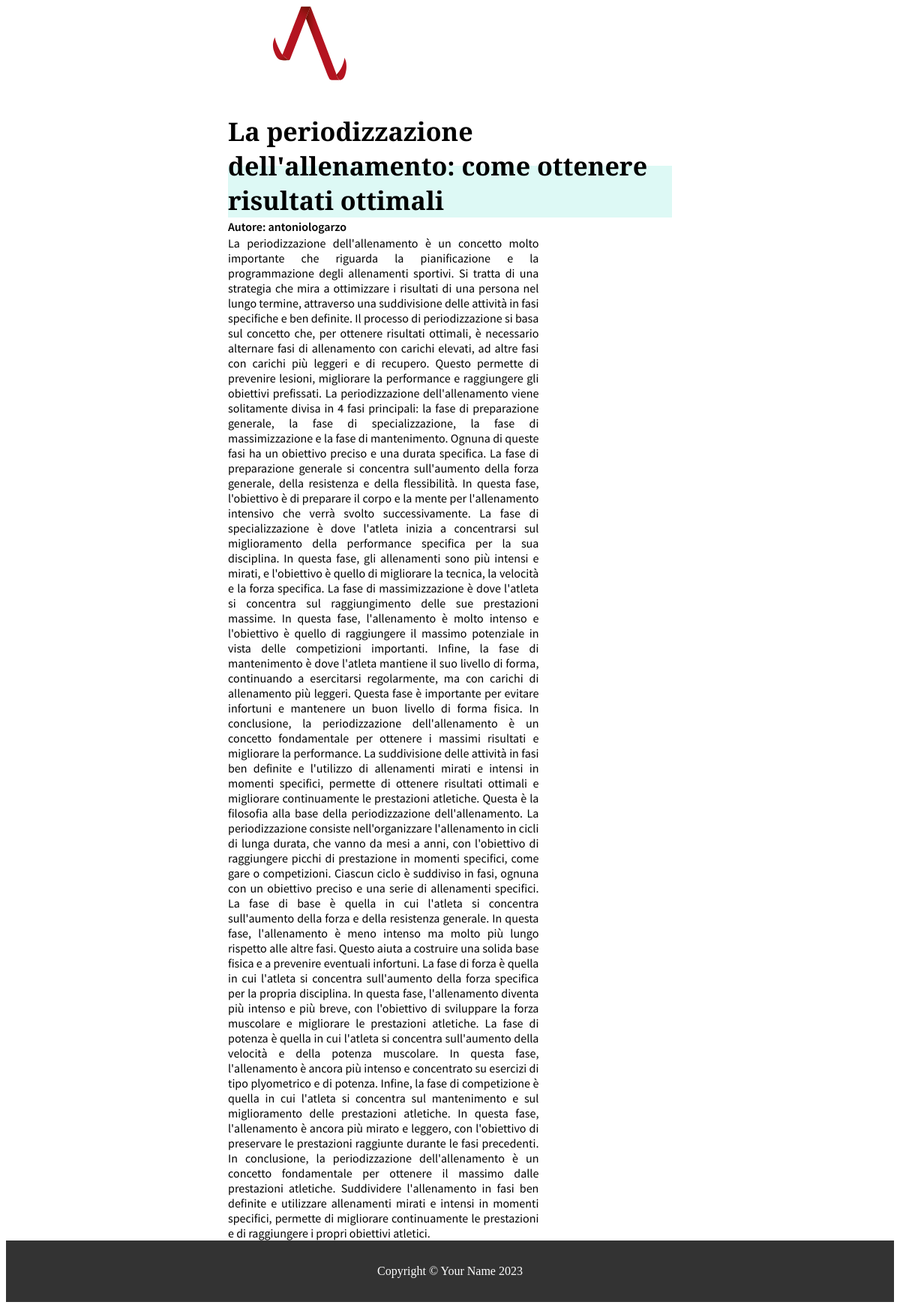
The app's page /article/periodizzazione-allenamento-intensita-allenamenti/ with its own data.
### blog/models.py (models this page shows, shortened)
class Post(models.Model):
    title = models.CharField(max_length=200, unique=True)
    slug = models.SlugField(max_length=200, unique=True)
    author = models.ForeignKey(User, on_delete= models.CASCADE,related_name='blog_posts')
    updated_on = models.DateTimeField(auto_now= True)
    content = models.TextField()
    created_on = models.DateTimeField(auto_now_add=True)
    status = models.IntegerField(choices=STATUS, default=0)
    tags = TaggableManager()
    class Meta:
        ordering = ['-created_on']

### blog/views.py (the view)
# urls.py: path('article/<slug:slug>/', views.PostDetail.as_view(), name='post_detail'),
class PostDetail(generic.DetailView):
    model = Post
    template_name = 'article.html'

### template/article.html (shortened to what this page needs)
{% extends 'base.html' %} {% load static %}
{% block content %}
<div class="corpse">
    <div class="title">{{post.title}}</div>
    <div class="subtitle_meta">Autore: {{post.author}}</div>
        <div class="content">{{post.content | safe}}
        </div>
</div>
{%endblock%}

### blog/static/blog/css/main.css (style rules this page uses)
body { background-color: #FFF; display: flex; flex-direction: column; }
.corpse { width: 50%; margin: 0 auto; display: grid; }
.title { font-family: 'Playfair Display', serif; font-weight: 600;; font-size: 34px; width: fit-content; background-image: linear-gradient(0deg,#ddf9f5 50%,transparent 50%); }
.subtitle_meta { font-family: 'Source Sans Pro', sans-serif; font-size: 16px; font-weight: 600; height: auto; line-height: 1.5em; }
.content { font-family: 'Source Sans Pro', sans-serif; font-size: 16px; width: 70%; text-align: justify; }

### records on screen
Post: title "La periodizzazione dell'allenamento: come ottenere risultati ottimali", author "antoniologarzo", content "La periodizzazione dell'allenamento è un concetto molto importante che riguarda la pianificazione e la programmazione degli allenamenti sportivi. Si tratta di una strategia che mira a ottimizzare i risultati di una persona nel lungo termine, attraverso una suddivisione delle attività in fasi specifiche e ben definite. Il processo di periodizzazione si basa sul concetto che, per ottenere risultati ottimali, è necessario alternare fasi di allenamento con carichi elevati, ad altre fasi con carichi più leggeri e di recupero. Questo permette di prevenire lesioni, migliorare la performance e raggiungere gli obiettivi prefissati. La periodizzazione dell'allenamento viene solitamente divisa in 4…"
